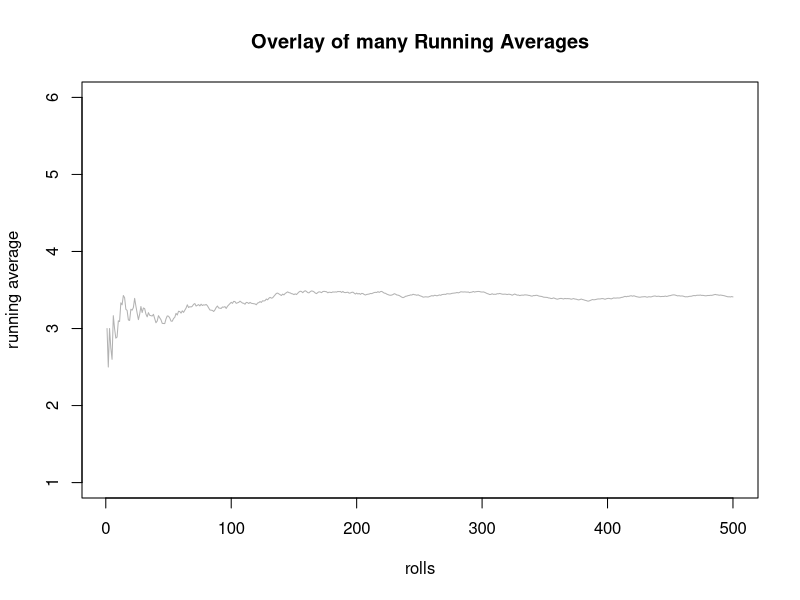

This figure's R source: (Note: this script raises an error after producing the figure.)

alp = 0.3
end = 500

pdf('running_die_overlay.pdf',width=7,height=5)

lists = list()

for(j in 1:100)
{
    means = c()
    rolls = c()
    for(i in 1:end)
    {
        rolls = c(rolls,sample(1:6,1))
        means = c(means,mean(rolls))
    }
    if(j==1){plot(1:end, means, type='l', ylim=c(1,6), xlab='rolls', ylab='running average', main='Overlay of many Running Averages', col=rgb(0,0,0,alpha=alp))}
    else{lines(1:end, means, col=rgb(0,0,0,alpha=alp))}
    list.append(lists, means)
}

dev.off()

print(lists)
